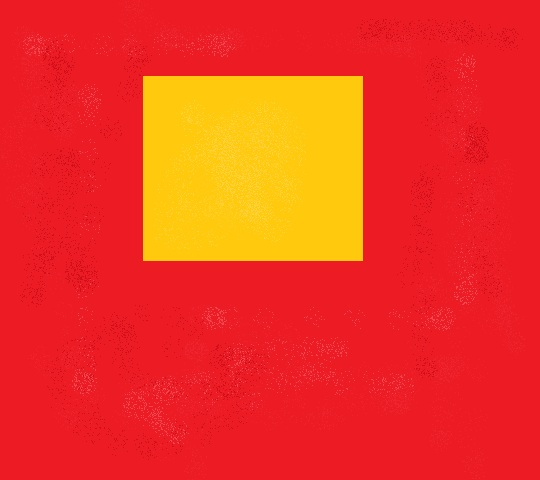
%> input picture Lab_1/Two_colour.jpg, 540 x 480 px
$ octave find_yellow.m   (GNU Octave 9; MATLAB toolbox functions it lacks are replaced by stand-ins)
%> lines starting %> are read from the running program, lines starting %| are printed output that depends on the picture; in (x1, y1, x2, y2) boxes, pixels count from 0 and x2, y2 are one past the last pixel; in counts of white or black regions, pixels touching at a corner belong together; the program's own positions count from 1
im = imread('Two_colour.jpg'); %读取图像
%> im is the input picture: size 480x540x3 uint8; mean R, G, B 239.1, 55, 33.6
subplot(121)
imshow(im)
title('The original colour')
%分别提取RGB通道
red_channel = im(:,:,1);
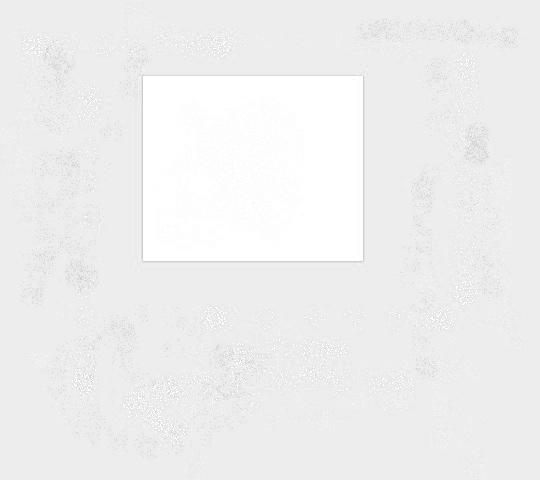
%> red_channel: size 480x540 uint8; min 197, max 255, mean 239.1
green_channel = im(:,:,2);
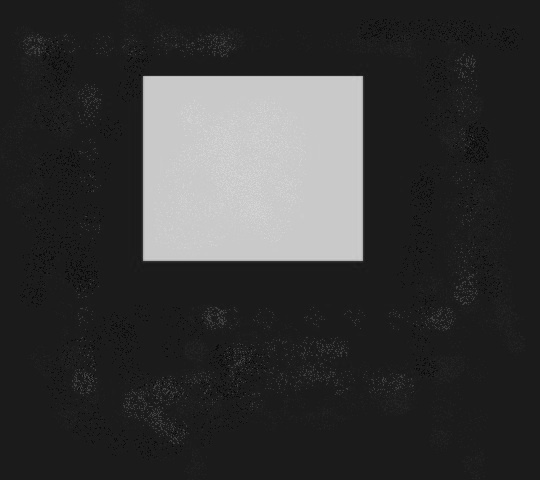
%> green_channel: size 480x540 uint8; min 2, max 219, mean 55
blue_channel = im(:,:,3);
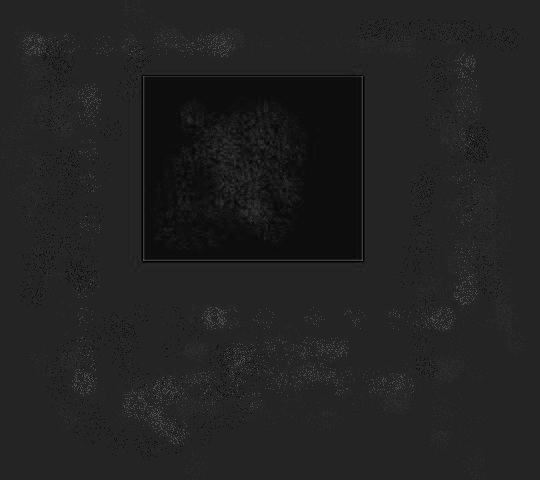
%> blue_channel: size 480x540 uint8; min 0, max 91, mean 33.6
%黄色的标签像素百分比
yellow_map = green_channel> 150&red_channel> 150&blue_channel <50;
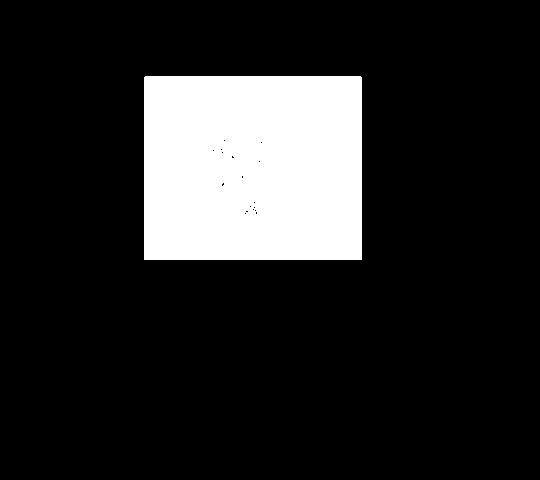
%> yellow_map: size 480x540 logical; 15.5% white; 1 white region, box (x1, y1, x2, y2) and area: (144, 76, 362, 260) 40085
%提取像素索引
[i_yellow, j_yellow] = find(yellow_map > 0);
%> i_yellow = 40085 values from 77 to 260; j_yellow = 40085 values from 145 to 362
% visualise the results
subplot(122)
imshow(im)
title('The changed colour')% plot the image
hold on;
scatter(j_yellow, i_yellow, 5, 'filled') % highlighted the yellow pixels
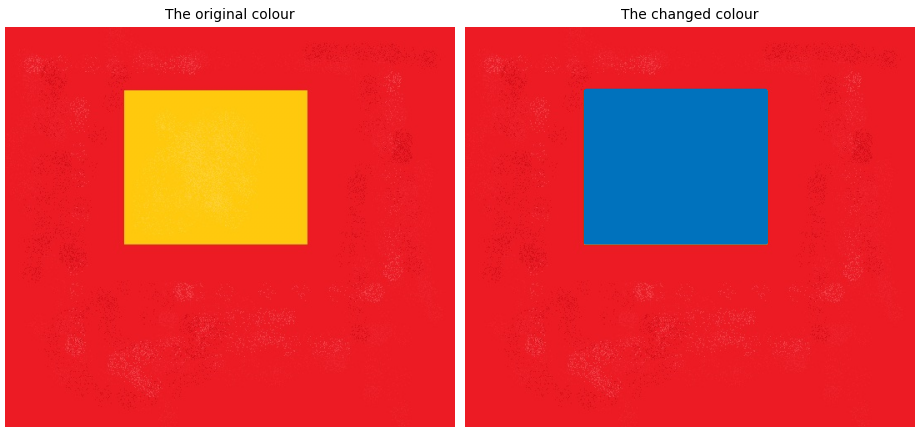
%> figure redrawn from the program's plot data, 2 panels

$ run again, with Lab_1/One_colour.jpg copied over Lab_1/Two_colour.jpg
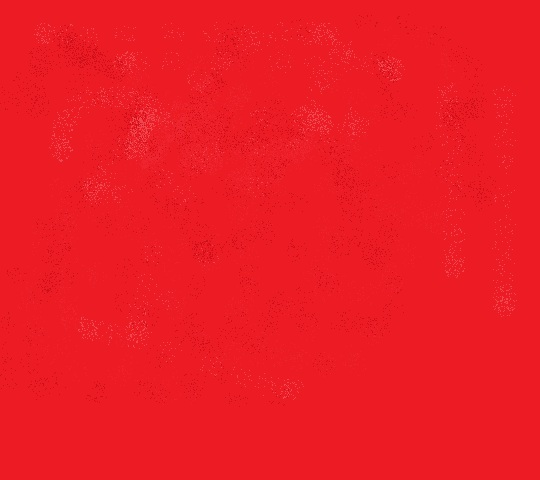
%> input picture Lab_1/One_colour.jpg, 540 x 480 px
%> im is the input picture: size 480x540x3 uint8; mean R, G, B 236.4, 27.6, 36.6
%> `green_channel = im(:,:,2);`:
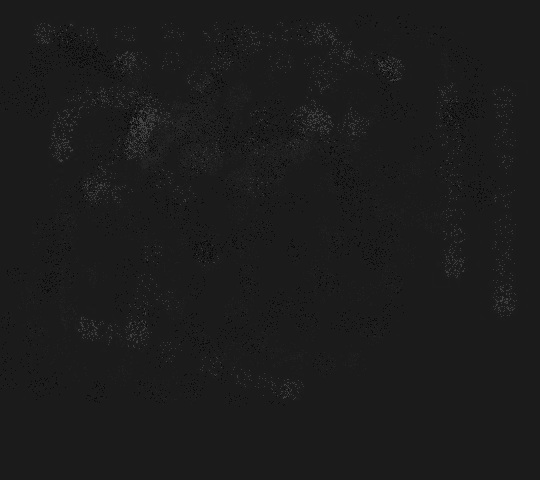
%> green_channel: size 480x540 uint8; min 4, max 73, mean 27.6
%> yellow_map: size 480x540 logical; every value is 0
%> i_yellow = []
%> `scatter(j_yellow, i_yellow, 5, 'filled')`:
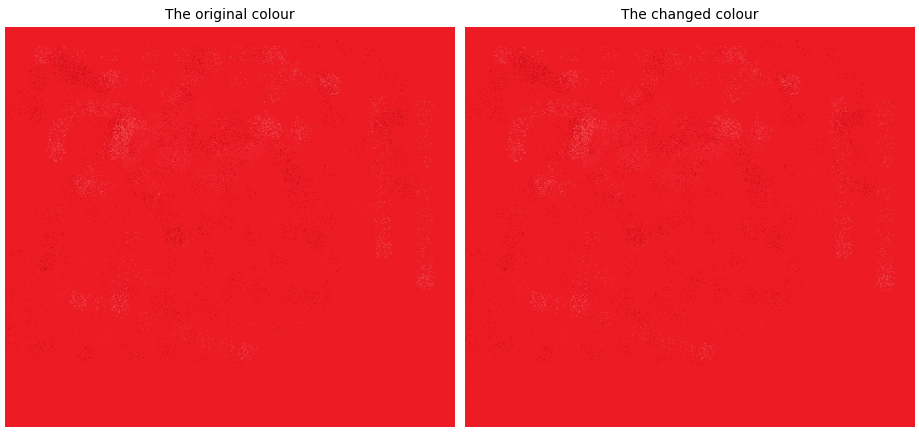
%> figure redrawn from the program's plot data, 2 panels
